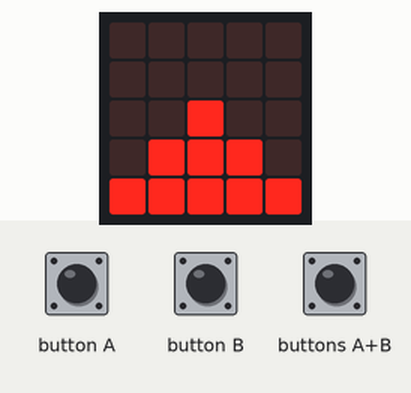
This program was run on a simulated BBC micro:bit (MakeCode). On the bench: the board's 5×5 LED display. The test bench sets the inputs (shaded band).

Above: at 1.2 s.
1.3 s: button A pressed for 3.2 s
At 2.62 s:
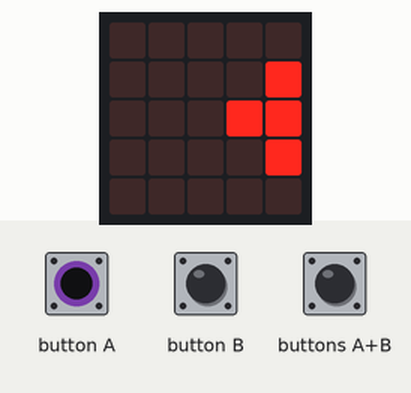
6.0 s: button B pressed for 3.2 s
At 8.25 s:
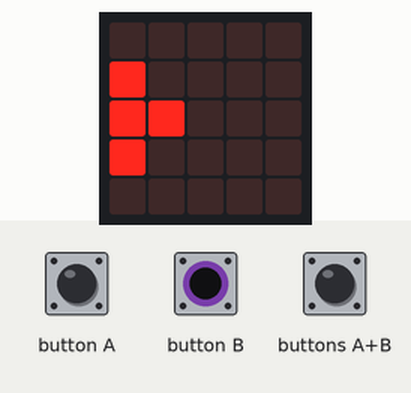
9.8 s: buttons A+B pressed for 3.2 s
At 12.27 s:
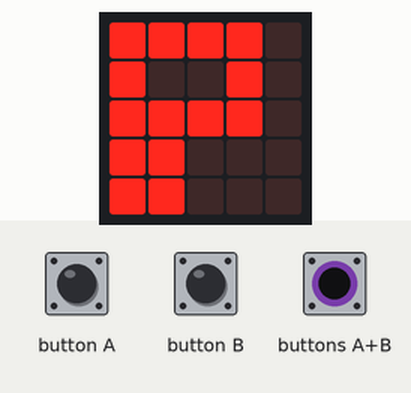
13.6 s: button A pressed for 0.15 s
At 14.28 s:
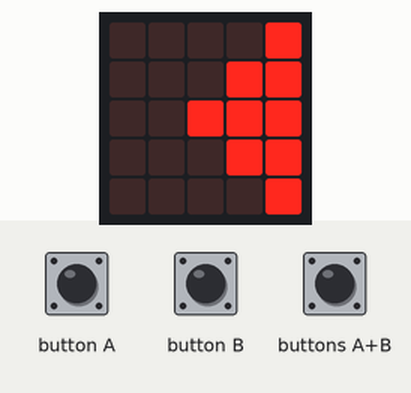
Timing chart, 0 to 16.6 s (numbered marks = the images above; inputs shaded):
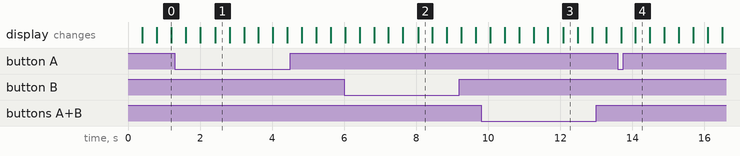

The program:

main.ts
```typescript
input.onGesture(Gesture.ThreeG, function () {
    basic.showLeds(`
        . . . . .
        . . . . .
        . . . . .
        . . . . .
        . . # . .
        `)
    basic.showLeds(`
        . . . . .
        . . . . .
        . . . . .
        . . # . .
        . # # # .
        `)
    basic.showLeds(`
        . . . . .
        . . . . .
        . . # . .
        . # # # .
        # # # # #
        `)
    basic.showLeds(`
        . . . . .
        . . # . .
        . # # # .
        # # # # #
        . . # . .
        `)
    basic.showLeds(`
        . . # . .
        . # # # .
        # # # # #
        . . # . .
        . . # . .
        `)
    basic.showLeds(`
        . . . . .
        . . . . .
        . . . . .
        . . . . .
        . . . . .
        `)
})
basic.forever(function () {
    while (input.buttonIsPressed(Button.AB)) {
        basic.showLeds(`
            # # # # .
            # . . # .
            # # # # .
            # # . . .
            # # . . .
            `)
        basic.showLeds(`
            . . . . .
            . . . . .
            . . . . .
            . . . . .
            . . . . .
            `)
    }
    while (input.buttonIsPressed(Button.B)) {
        basic.showLeds(`
            . . . . .
            # . . . .
            # # . . .
            # . . . .
            . . . . .
            `)
        basic.showLeds(`
            # . . . .
            # # . . .
            # # # . .
            # # . . .
            # . . . .
            `)
        basic.showLeds(`
            . # . . .
            . # # . .
            # # # # .
            . # # . .
            . # . . .
            `)
        basic.showLeds(`
            . . # . .
            . . # # .
            # # # # #
            . . # # .
            . . # . .
            `)
    }
    while (input.buttonIsPressed(Button.A)) {
        basic.showLeds(`
            . . . . .
            . . . . #
            . . . # #
            . . . . #
            . . . . .
            `)
        basic.showLeds(`
            . . . . #
            . . . # #
            . . # # #
            . . . # #
            . . . . #
            `)
        basic.showLeds(`
            . . . # .
            . . # # .
            . # # # #
            . . # # .
            . . . # .
            `)
        basic.showLeds(`
            . . # . .
            . # # . .
            # # # # #
            . # # . .
            . . # . .
            `)
    }
    while (!(input.buttonIsPressed(Button.A) || (input.buttonIsPressed(Button.B) || input.buttonIsPressed(Button.AB)))) {
        basic.showLeds(`
            . . . . .
            . . . . .
            . . . . .
            . . . . .
            . . # . .
            `)
        basic.showLeds(`
            . . . . .
            . . . . .
            . . . . .
            . . # . .
            . # # # .
            `)
        basic.showLeds(`
            . . . . .
            . . . . .
            . . # . .
            . # # # .
            # # # # #
            `)
        basic.showLeds(`
            . . . . .
            . . # . .
            . # # # .
            # # # # #
            . . # . .
            `)
        basic.showLeds(`
            . . # . .
            . # # # .
            # # # # #
            . . # . .
            . . # . .
            `)
        basic.showLeds(`
            . . . . .
            . . . . .
            . . . . .
            . . . . .
            . . . . .
            `)
    }
})
```

test.ts
```typescript
// aquí va el archivo "tests"; esto no se compilará cuando este paquete se utilice como una extensión.
```

Measured:
- after the input at 1.3 s, the display: first differs from a run without the input after 1.1 s (image 1)
- after the input at 6.0 s, the display: first differs from a run without the input after 2.1 s (image 2)
- after the input at 9.8 s, the display: first differs from a run without the input after 2.3 s (image 3)
- after the input at 13.6 s, the display: first changes after 0.09 s (image 4 shows a later state)
- what the display in image 0 shows lasts 0.4 s, from 0.8 s to 1.2 s
